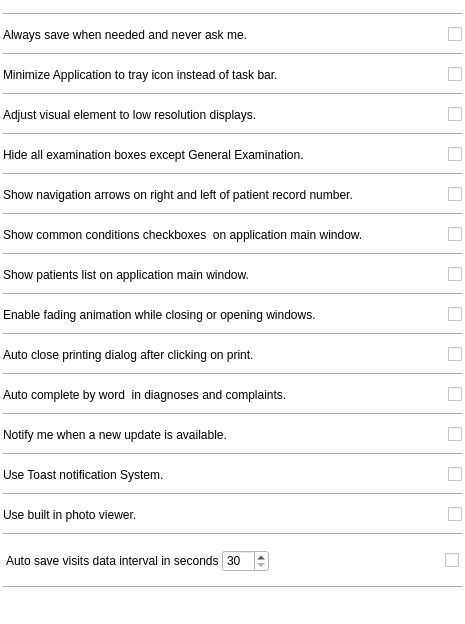
         <widget class="QWidget" name="scrollAreaWidgetContents_2">
          <property name="geometry">
           <rect>
            <x>0</x>
            <y>0</y>
            <width>465</width>
            <height>624</height>
           </rect>
          </property>
          <property name="styleSheet">
           <string notr="true">background-color: rgb(255, 255, 255);</string>
          </property>
          <layout class="QGridLayout" name="gridLayout_8">
           <property name="leftMargin">
            <number>3</number>
           </property>
           <property name="topMargin">
            <number>3</number>
           </property>
           <property name="rightMargin">
            <number>3</number>
           </property>
           <property name="bottomMargin">
            <number>3</number>
           </property>
           <property name="spacing">
            <number>1</number>
           </property>
           <item row="26" column="0">
            <widget class="Line" name="line_17">
             <property name="orientation">
              <enum>Qt::Horizontal</enum>
             </property>
            </widget>
           </item>
           <item row="16" column="0">
            <widget class="Line" name="line_8">
             <property name="frameShadow">
              <enum>QFrame::Sunken</enum>
             </property>
             <property name="midLineWidth">
              <number>0</number>
             </property>
             <property name="orientation">
              <enum>Qt::Horizontal</enum>
             </property>
            </widget>
           </item>
           <item row="19" column="0">
            <layout class="QHBoxLayout" name="horizontalLayout_21">
             <item>
              <widget class="QLabel" name="label_55">
               <property name="text">
                <string>Auto complete by word  in diagnoses and complaints.</string>
               </property>
              </widget>
             </item>
             <item>
              <widget class="Switch" name="checkBoxAutoCompleteByWord">
               <property name="sizePolicy">
                <sizepolicy hsizetype="Fixed" vsizetype="Fixed">
                 <horstretch>0</horstretch>
                 <verstretch>0</verstretch>
                </sizepolicy>
               </property>
               <property name="toolTip">
                <string/>
               </property>
               <property name="text">
                <string/>
               </property>
              </widget>
             </item>
            </layout>
           </item>
           <item row="11" column="0">
            <layout class="QHBoxLayout" name="horizontalLayout_15">
             <item>
              <widget class="QLabel" name="label_48">
               <property name="text">
                <string>Show common conditions checkboxes  on application main window.</string>
               </property>
              </widget>
             </item>
             <item>
              <widget class="Switch" name="checkBoxChronic">
               <property name="sizePolicy">
                <sizepolicy hsizetype="Fixed" vsizetype="Fixed">
                 <horstretch>0</horstretch>
                 <verstretch>0</verstretch>
                </sizepolicy>
               </property>
               <property name="toolTip">
                <string/>
               </property>
               <property name="text">
                <string/>
               </property>
              </widget>
             </item>
            </layout>
           </item>
           <item row="22" column="0">
            <widget class="Line" name="line_11">
             <property name="frameShadow">
              <enum>QFrame::Sunken</enum>
             </property>
             <property name="midLineWidth">
              <number>0</number>
             </property>
             <property name="orientation">
              <enum>Qt::Horizontal</enum>
             </property>
            </widget>
           </item>
           <item row="6" column="0">
            <widget class="Line" name="line_3">
             <property name="frameShadow">
              <enum>QFrame::Sunken</enum>
             </property>
             <property name="midLineWidth">
              <number>0</number>
             </property>
             <property name="orientation">
              <enum>Qt::Horizontal</enum>
             </property>
            </widget>
           </item>
           <item row="9" column="0">
            <layout class="QHBoxLayout" name="horizontalLayout_28">
             <item>
              <widget class="QLabel" name="label_63">
               <property name="text">
                <string>Show navigation arrows on right and left of patient record number.</string>
               </property>
              </widget>
             </item>
             <item>
              <widget class="Switch" name="checkBoxNavArrow">
               <property name="sizePolicy">
                <sizepolicy hsizetype="Fixed" vsizetype="Fixed">
                 <horstretch>0</horstretch>
                 <verstretch>0</verstretch>
                </sizepolicy>
               </property>
               <property name="toolTip">
                <string/>
               </property>
               <property name="text">
                <string/>
               </property>
              </widget>
             </item>
            </layout>
           </item>
           <item row="2" column="0">
            <widget class="Line" name="line">
             <property name="frameShadow">
              <enum>QFrame::Sunken</enum>
             </property>
             <property name="midLineWidth">
              <number>0</number>
             </property>
             <property name="orientation">
              <enum>Qt::Horizontal</enum>
             </property>
            </widget>
           </item>
           <item row="27" column="0">
            <layout class="QGridLayout" name="gridLayout_11">
             <property name="leftMargin">
              <number>3</number>
             </property>
             <property name="topMargin">
              <number>3</number>
             </property>
             <property name="rightMargin">
              <number>3</number>
             </property>
             <property name="bottomMargin">
              <number>3</number>
             </property>
             <property name="spacing">
              <number>3</number>
             </property>
             <item row="2" column="3">
              <spacer name="horizontalSpacer_49">
               <property name="orientation">
                <enum>Qt::Horizontal</enum>
               </property>
               <property name="sizeHint" stdset="0">
                <size>
                 <width>40</width>
                 <height>20</height>
                </size>
               </property>
              </spacer>
             </item>
             <item row="2" column="2">
              <widget class="QSpinBox" name="autosaveInt">
               <property name="sizePolicy">
                <sizepolicy hsizetype="Preferred" vsizetype="Preferred">
                 <horstretch>0</horstretch>
                 <verstretch>0</verstretch>
                </sizepolicy>
               </property>
               <property name="minimum">
                <number>30</number>
               </property>
               <property name="maximum">
                <number>600</number>
               </property>
              </widget>
             </item>
             <item row="2" column="4">
              <widget class="Switch" name="autoSave">
               <property name="sizePolicy">
                <sizepolicy hsizetype="Fixed" vsizetype="Fixed">
                 <horstretch>0</horstretch>
                 <verstretch>0</verstretch>
                </sizepolicy>
               </property>
               <property name="text">
                <string/>
               </property>
              </widget>
             </item>
             <item row="2" column="1">
              <widget class="QLabel" name="label_59">
               <property name="text">
                <string>Auto save visits data interval in seconds</string>
               </property>
              </widget>
             </item>
            </layout>
           </item>
           <item row="10" column="0">
            <widget class="Line" name="line_5">
             <property name="frameShadow">
              <enum>QFrame::Sunken</enum>
             </property>
             <property name="midLineWidth">
              <number>0</number>
             </property>
             <property name="orientation">
              <enum>Qt::Horizontal</enum>
             </property>
            </widget>
           </item>
           <item row="15" column="0">
            <layout class="QHBoxLayout" name="horizontalLayout_22">
             <item>
              <widget class="QLabel" name="label_56">
               <property name="text">
                <string>Enable fading animation while closing or opening windows.</string>
               </property>
              </widget>
             </item>
             <item>
              <widget class="Switch" name="enableVisualEffects">
               <property name="sizePolicy">
                <sizepolicy hsizetype="Fixed" vsizetype="Fixed">
                 <horstretch>0</horstretch>
                 <verstretch>0</verstretch>
                </sizepolicy>
               </property>
               <property name="text">
                <string/>
               </property>
              </widget>
             </item>
            </layout>
           </item>
           <item row="5" column="0">
            <layout class="QHBoxLayout" name="horizontalLayout_27">
             <item>
              <widget class="QLabel" name="label_62">
               <property name="text">
                <string>Adjust visual element to low resolution displays.</string>
               </property>
              </widget>
             </item>
             <item>
              <widget class="Switch" name="checkBoxSmallScreen">
               <property name="sizePolicy">
                <sizepolicy hsizetype="Fixed" vsizetype="Fixed">
                 <horstretch>0</horstretch>
                 <verstretch>0</verstretch>
                </sizepolicy>
               </property>
               <property name="toolTip">
                <string/>
               </property>
               <property name="text">
                <string/>
               </property>
              </widget>
             </item>
            </layout>
           </item>
           <item row="18" column="0">
            <widget class="Line" name="line_9">
             <property name="frameShadow">
              <enum>QFrame::Sunken</enum>
             </property>
             <property name="midLineWidth">
              <number>0</number>
             </property>
             <property name="orientation">
              <enum>Qt::Horizontal</enum>
             </property>
            </widget>
           </item>
           <item row="25" column="0">
            <layout class="QHBoxLayout" name="horizontalLayout_4">
             <item>
              <widget class="QLabel" name="label_2">
               <property name="text">
                <string>Use built in photo viewer.</string>
               </property>
              </widget>
             </item>
             <item>
              <widget class="Switch" name="usePhotoViewer">
               <property name="sizePolicy">
                <sizepolicy hsizetype="Fixed" vsizetype="Fixed">
                 <horstretch>0</horstretch>
                 <verstretch>0</verstretch>
                </sizepolicy>
               </property>
               <property name="text">
                <string/>
               </property>
              </widget>
             </item>
            </layout>
           </item>
           <item row="1" column="0">
            <layout class="QHBoxLayout" name="horizontalLayout_29">
             <item>
              <widget class="QLabel" name="label_64">
               <property name="text">
                <string>Always save when needed and never ask me.</string>
               </property>
              </widget>
             </item>
             <item>
              <widget class="Switch" name="checkBoxAlwaysSave">
               <property name="sizePolicy">
                <sizepolicy hsizetype="Fixed" vsizetype="Fixed">
                 <horstretch>0</horstretch>
                 <verstretch>0</verstretch>
                </sizepolicy>
               </property>
               <property name="toolTip">
                <string/>
               </property>
               <property name="text">
                <string/>
               </property>
              </widget>
             </item>
            </layout>
           </item>
           <item row="20" column="0">
            <widget class="Line" name="line_10">
             <property name="frameShadow">
              <enum>QFrame::Sunken</enum>
             </property>
             <property name="midLineWidth">
              <number>0</number>
             </property>
             <property name="orientation">
              <enum>Qt::Horizontal</enum>
             </property>
            </widget>
           </item>
           <item row="14" column="0">
            <widget class="Line" name="line_7">
             <property name="frameShadow">
              <enum>QFrame::Sunken</enum>
             </property>
             <property name="midLineWidth">
              <number>0</number>
             </property>
             <property name="orientation">
              <enum>Qt::Horizontal</enum>
             </property>
            </widget>
           </item>
           <item row="13" column="0">
            <layout class="QHBoxLayout" name="horizontalLayout_20">
             <item>
              <widget class="QLabel" name="label_54">
               <property name="text">
                <string>Show patients list on application main window.</string>
               </property>
              </widget>
             </item>
             <item>
              <widget class="Switch" name="inLinePatientList">
               <property name="sizePolicy">
                <sizepolicy hsizetype="Fixed" vsizetype="Fixed">
                 <horstretch>0</horstretch>
                 <verstretch>0</verstretch>
                </sizepolicy>
               </property>
               <property name="text">
                <string/>
               </property>
              </widget>
             </item>
            </layout>
           </item>
           <item row="24" column="0">
            <widget class="Line" name="line_15">
             <property name="orientation">
              <enum>Qt::Horizontal</enum>
             </property>
            </widget>
           </item>
           <item row="28" column="0">
            <widget class="Line" name="line_13">
             <property name="frameShadow">
              <enum>QFrame::Sunken</enum>
             </property>
             <property name="midLineWidth">
              <number>0</number>
             </property>
             <property name="orientation">
              <enum>Qt::Horizontal</enum>
             </property>
            </widget>
           </item>
           <item row="4" column="0">
            <widget class="Line" name="line_2">
             <property name="frameShadow">
              <enum>QFrame::Sunken</enum>
             </property>
             <property name="midLineWidth">
              <number>0</number>
             </property>
             <property name="orientation">
              <enum>Qt::Horizontal</enum>
             </property>
            </widget>
           </item>
           <item row="17" column="0">
            <layout class="QHBoxLayout" name="horizontalLayout_19">
             <item>
              <widget class="QLabel" name="label_53">
               <property name="text">
                <string>Auto close printing dialog after clicking on print.</string>
               </property>
              </widget>
             </item>
             <item>
              <widget class="Switch" name="checkBoxAutoClosePrintDlg">
               <property name="sizePolicy">
                <sizepolicy hsizetype="Fixed" vsizetype="Fixed">
                 <horstretch>0</horstretch>
                 <verstretch>0</verstretch>
                </sizepolicy>
               </property>
               <property name="text">
                <string/>
               </property>
              </widget>
             </item>
            </layout>
           </item>
           <item row="8" column="0">
            <widget class="Line" name="line_4">
             <property name="frameShadow">
              <enum>QFrame::Sunken</enum>
             </property>
             <property name="midLineWidth">
              <number>0</number>
             </property>
             <property name="orientation">
              <enum>Qt::Horizontal</enum>
             </property>
            </widget>
           </item>
           <item row="0" column="0">
            <widget class="Line" name="line_14">
             <property name="frameShadow">
              <enum>QFrame::Sunken</enum>
             </property>
             <property name="midLineWidth">
              <number>0</number>
             </property>
             <property name="orientation">
              <enum>Qt::Horizontal</enum>
             </property>
            </widget>
           </item>
           <item row="7" column="0">
            <layout class="QHBoxLayout" name="horizontalLayout_26">
             <item>
              <widget class="QLabel" name="label_61">
               <property name="text">
                <string>Hide all examination boxes except General Examination.</string>
               </property>
              </widget>
             </item>
             <item>
              <widget class="Switch" name="checkBoxSimpleExamination">
               <property name="sizePolicy">
                <sizepolicy hsizetype="Fixed" vsizetype="Fixed">
                 <horstretch>0</horstretch>
                 <verstretch>0</verstretch>
                </sizepolicy>
               </property>
               <property name="toolTip">
                <string/>
               </property>
               <property name="text">
                <string/>
               </property>
              </widget>
             </item>
            </layout>
           </item>
           <item row="12" column="0">
            <widget class="Line" name="line_6">
             <property name="frameShadow">
              <enum>QFrame::Sunken</enum>
             </property>
             <property name="midLineWidth">
              <number>0</number>
             </property>
             <property name="orientation">
              <enum>Qt::Horizontal</enum>
             </property>
            </widget>
           </item>
           <item row="3" column="0">
            <layout class="QHBoxLayout" name="horizontalLayout_24">
             <item>
              <widget class="QLabel" name="label_58">
               <property name="text">
                <string>Minimize Application to tray icon instead of task bar.</string>
               </property>
              </widget>
             </item>
             <item>
              <widget class="Switch" name="minimizeToTray">
               <property name="sizePolicy">
                <sizepolicy hsizetype="Fixed" vsizetype="Fixed">
                 <horstretch>0</horstretch>
                 <verstretch>0</verstretch>
                </sizepolicy>
               </property>
               <property name="text">
                <string/>
               </property>
              </widget>
             </item>
            </layout>
           </item>
           <item row="21" column="0">
            <layout class="QHBoxLayout" name="horizontalLayout_23">
             <item>
              <widget class="QLabel" name="label_57">
               <property name="text">
                <string>Notify me when a new update is available.</string>
               </property>
              </widget>
             </item>
             <item>
              <widget class="Switch" name="updateNotify">
               <property name="sizePolicy">
                <sizepolicy hsizetype="Fixed" vsizetype="Fixed">
                 <horstretch>0</horstretch>
                 <verstretch>0</verstretch>
                </sizepolicy>
               </property>
               <property name="text">
                <string/>
               </property>
              </widget>
             </item>
            </layout>
           </item>
           <item row="23" column="0">
            <layout class="QHBoxLayout" name="horizontalLayout_25">
             <item>
              <widget class="QLabel" name="label_60">
               <property name="text">
                <string>Use Toast notification System.</string>
               </property>
              </widget>
             </item>
             <item>
              <widget class="Switch" name="useToast">
               <property name="sizePolicy">
                <sizepolicy hsizetype="Fixed" vsizetype="Fixed">
                 <horstretch>0</horstretch>
                 <verstretch>0</verstretch>
                </sizepolicy>
               </property>
               <property name="text">
                <string/>
               </property>
              </widget>
             </item>
            </layout>
           </item>
          </layout>
         </widget>
